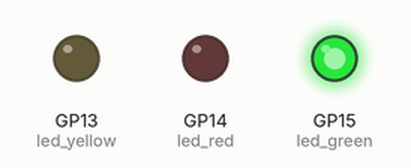
Recording of a program running on a simulated Raspberry Pi Pico running CircuitPython. Parts: output pins drawn as LEDs (lit = HIGH).

Above: at 3.5 s.
At 8.0 s:
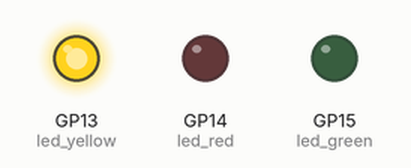
At 12.5 s:
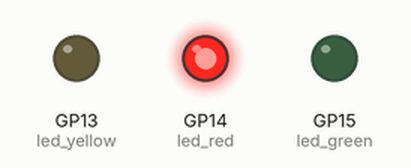
Timing chart, 0 to 20.8 s (numbered marks = the images above):
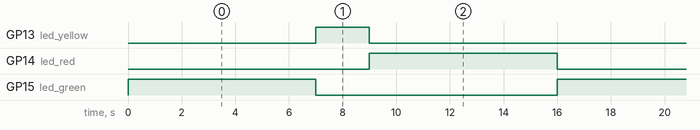

Measured:
- by itself, GP13 (led_yellow): alternates HIGH for 2.0 s and LOW for 14.0 s
- by itself, GP14 (led_red), GP15 (led_green): alternates HIGH for 7.0 s and LOW for 9.0 s
- by itself, everything shown: repeats every 16.0 s, in 3 steps

The program:

03_traffic_light.py
```python
import time
import board
from digitalio import DigitalInOut, Direction

# For this example you will need to connect
# 3 LED onto your Pico. You can choose whatever
# color please you, but I'd recommand using
# Red, Yellow/Amber (or Orange if you have some!)
# and Green.

# Remember to put a resistor before your LEDs!
# 330ohm should be good.

# We start by defining each LED for each GPIO
# it is connected on. This may vary regarding
# how you wired everything on your Pico.

led_green = DigitalInOut(board.GP15)
led_yellow = DigitalInOut(board.GP13)
led_red = DigitalInOut(board.GP14)

# We set all of those GPIO as output.

led_green.direction = Direction.OUTPUT
led_yellow.direction = Direction.OUTPUT
led_red.direction = Direction.OUTPUT

# A simple loop that will turn on (True) the green
# LED for 7 seven second, then turn it off, and turn
# on the yellow one for 2 second. It will then
# finally turn off the yellow one, and turn on the
# red one, before repeating herself all the way up.

while True:
    led_green.value = True
    time.sleep(7)
    led_green.value = False
    led_yellow.value = True
    time.sleep(2)
    led_yellow.value = False
    led_red.value = True
    time.sleep(7)
    led_red.value = False

# This system should replicate what a real traffic
# light is actually doing. Of course you can adjust
# all sleep time to make it more real!
```
